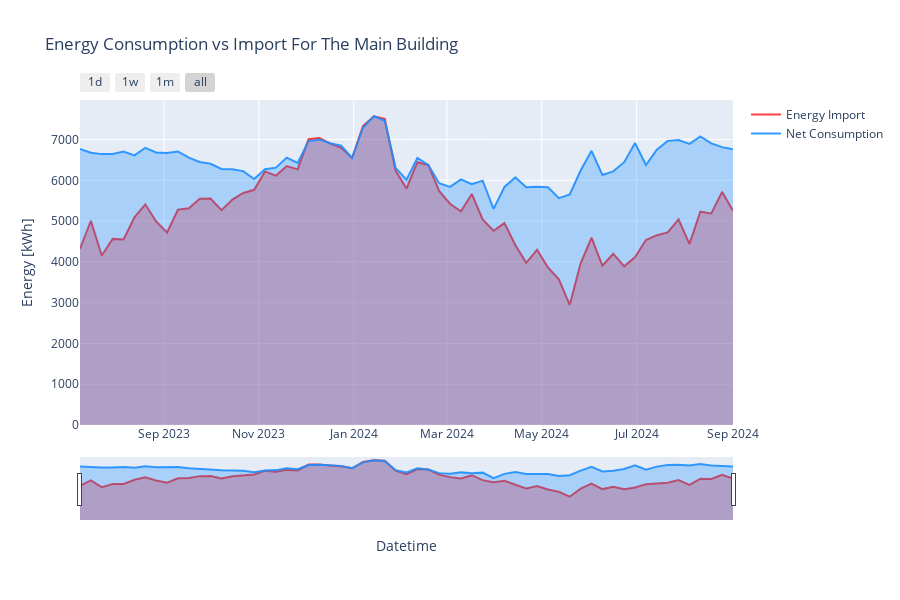

Source (notebook cell):
### Code cell
# make a grap with 
daily_main = pipe.get_weekly_consumption(BuilingIdsEnum.MAIN)
# trim
daily_main = daily_main.iloc[1:-1]
# print net consumption and import together with torzey
plot_cols =[
    ColumnParam("value_import", "Energy Import"),
    ColumnParam("net_consumption", "Net Consumption"),
]
plot_energy_usage(daily_main, plot_cols,
                    titel="Energy Consumption vs Import For The Main Building",
                    yaxis_title="Energy [kWh]",
                    tozeroy=True,
                    )
